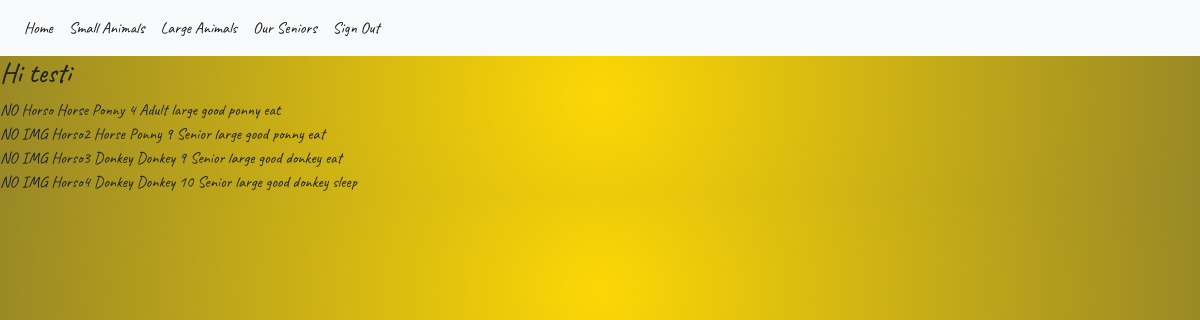
The page /Animals/PHP/large.php (signed in) on the database its author committed.
### tables this page shows
CREATE TABLE `customer` (
  `customer_id` int(11) NOT NULL,
  `name` varchar(50) NOT NULL,
  `customer_email` varchar(255) NOT NULL,
  `customerPass` varchar(255) NOT NULL,
  `role` enum('customer','admin','super_admin') NOT NULL DEFAULT 'customer'
);

CREATE TABLE `animals` (
  `animals_id` int(11) NOT NULL,
  `img` varchar(255) NOT NULL,
  `name` varchar(50) NOT NULL,
  `type` varchar(50) NOT NULL,
  `breed` varchar(50) NOT NULL,
  `age` int(11) NOT NULL,
  `age_category` enum('Young','Adult','Senior') NOT NULL,
  `size` varchar(50) NOT NULL,
  `description` varchar(255) NOT NULL,
  `hobbies` varchar(255) NOT NULL,
  `location` varchar(255) NOT NULL
);

### Animals/PHP/large.php (the view, shortened to what this page needs)
<?php
require_once 'dbconnect.php';
$res=mysqli_query($conn, "SELECT * FROM customer WHERE customer_id=".$_SESSION['customer']);
$customerRow=mysqli_fetch_array($res, MYSQLI_ASSOC);
?>
<!DOCTYPE html>
<html lang="en">
<head>
    <link rel="stylesheet" href="https://stackpath.bootstrapcdn.com/bootstrap/4.5.0/css/bootstrap.min.css">
    <link rel="stylesheet" href="Style/style.css">
</head>
<body>
<nav class="navbar navbar-expand-lg navbar-light bg-light">
  <div class="collapse navbar-collapse" id="navbarNavDropdown">
    <ul class="navbar-nav">
      <li class="nav-item active">
        <a class="nav-link" href="home.php">Home<span class="sr-only">(current)</span></a>
      </li>
      <li class="nav-item active">
        <a class="nav-link" href="small.php">Small Animals<span class="sr-only">(current)</span></a>
      </li>
      <li class="nav-item active">
        <a class="nav-link" href="large.php">Large Animals<span class="sr-only">(current)</span></a>
      </li>
      <li class="nav-item active">
        <a class="nav-link" href="senior.php">Our Seniors<span class="sr-only">(current)</span></a>
      </li>
      <li class="nav-item active">
        <a class="nav-link" href="logout.php?logout">Sign Out<span class="sr-only">(current)</span></a>
      </li>
    </ul>
  </div>
</nav>
<h3>Hi <?php echo $customerRow['name']; ?></h3>
    <?php
        $sql = "SELECT * FROM animals WHERE size ='large' ";
        $result = mysqli_query($conn, $sql);
        if($result->num_rows == 0 ){
            echo "No result";
        }elseif($result->num_rows == 1){
            $row = $result->fetch_assoc();
            echo $row["img"]. " " .$row["name"]. " " .$row["type"]. " " . $row["breed"]. " " .$row["age"]. " " .$row["age_category"]. " " .$row["size"]. " " .$row["description"]. " " .$row["hobbies"]. " " .$row["location"]." ";
        }else {
            $rows = $result->fetch_all(MYSQLI_ASSOC);
            foreach ($rows as $value) {
               echo $value["img"]. " " .$value["name"]. " " .$value["type"]. " " . $value["breed"]. " " .$value["age"]. " " .$value["age_category"]. " " .$value["size"]. " " .$value["description"]. " " .$value["hobbies"]. " " .$value["location"] ."<br>";
            }
        }
    ?>
</body>
</html>

### Animals/PHP/Style/style.css (style rules this page uses)
body { font-family: 'Caveat', cursive; height: 100%; background-color: #fcd705; background: radial-gradient(circle, #fcd705 0%, #998826 100%); }

### rows shown on the page
customer: name "testi"
animals: img "NO", name "Horso", type "Horse", breed "Ponny", age "4", age_category "Adult", size "large", description "good ponny", hobbies "eat"
animals: img "NO IMG", name "Horso2", type "Horse", breed "Ponny", age "9", age_category "Senior", size "large", description "good ponny", hobbies "eat"
animals: img "NO IMG", name "Horso3", type "Donkey", breed "Donkey", age "9", age_category "Senior", size "large", description "good donkey", hobbies "eat"
animals: img "NO IMG", name "Horso4", type "Donkey", breed "Donkey", age "10", age_category "Senior", size "large", description "good donkey", hobbies "sleep"
